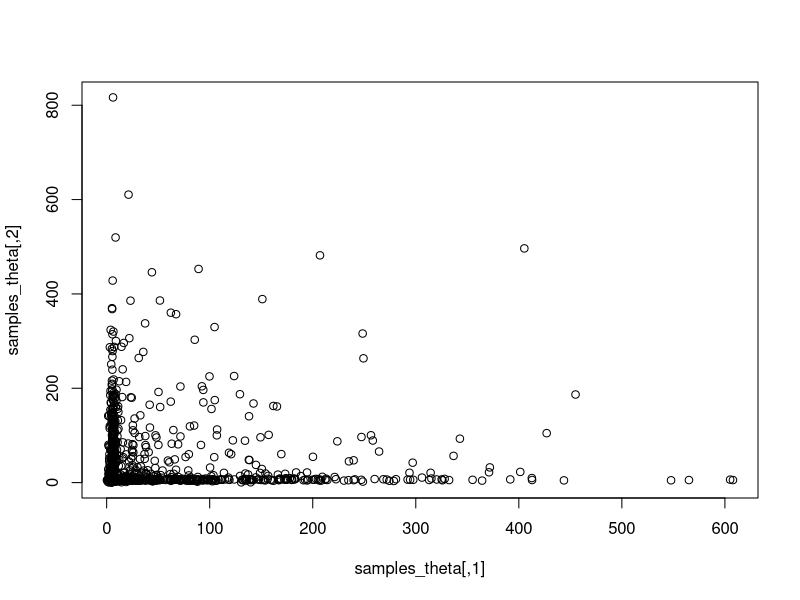

The R script that drew this image:
# Non-parametric Poisson regression using Dirichlet Process mixture model
alpha = 10  # DP concentration parameter
H = 1/100   # rate  parameter for base measure

# Function to generate from base distribution G_0
G_0 <- function(n) rexp(n, rate = H)

# Function to generate stick-breaking weights
generate_p <- function(n, alpha) {
  b <- rbeta(n, 1, alpha)
  p <- numeric(n)
  p[1] <- b[1]
  p[2:n] <- sapply(2:n, function(i) b[i] * prod(1 - b[1:(i-1)]))
  return(p)
}


n <- 100
p <- generate_p(n, alpha)
theta <- G_0(n)
weights <- cbind(theta, p)  

X <- c(2, 3, 4, 5, 6, 7, 8, 9, 10, 20) 


M <- 1000

cluster_assignments <- sample(1:n, size = length(X), replace = TRUE)

samples_theta <- matrix(NA, nrow = M, ncol = n)

for (iter in 1:M) {
  # Update cluster assignments
  for (i in 1:length(X)) {
    # Calculate the likelihood for each cluster
    likelihoods <- dpois(X[i], lambda = theta)
    # Calculate the full conditional probabilities
    probs <- likelihoods * p
    probs <- probs / sum(probs)
    cluster_assignments[i] <- sample(1:n, size = 1, prob = probs)
  }
  
  # Update theta parameters for each cluster
  for (k in 1:n) {
    cluster_data <- X[cluster_assignments == k]
    if (length(cluster_data) > 0) {
      # Posterior parameters for gamma distribution
      shape <- sum(cluster_data) + 1  # +1 from prior (Exponential -> Gamma)
      rate <- length(cluster_data) + H
      theta[k] <- rgamma(1, shape, rate)
    } else {
      # No data points assigned to this cluster, sample from prior
      theta[k] <- G_0(1)
    }
  }
  
  # Update weights p using the stick-breaking process
  b <- rbeta(n, 1 + vapply(1:n, function(k) sum(cluster_assignments == k), numeric(1)), alpha + vapply(1:n, function(k) sum(cluster_assignments > k), numeric(1)))
  p[1] <- b[1]
  p[2:n] <- sapply(2:n, function(i) b[i] * prod(1 - b[1:(i-1)]))
  
  # Store sampled parameters
  samples_theta[iter, ] <- theta
}

# Analysis and diagnostics
print(mean(samples_theta, na.rm = TRUE))

plot(samples_theta)

cluster_means <- apply(samples_theta, 2, mean, na.rm = TRUE)
print(cluster_means)

